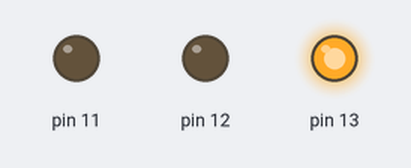
The sketch below on a simulated Arduino Uno, built with avr-gcc and run on an emulated ATmega328P. Shown: output pins drawn as LEDs (lit = HIGH).

Above: at 1.0 s.
At 4.0 s:
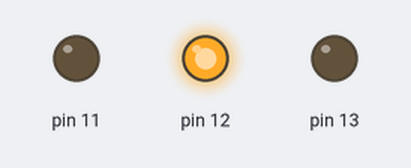
Timing chart, 0 to 7.8 s (numbered marks = the images above):
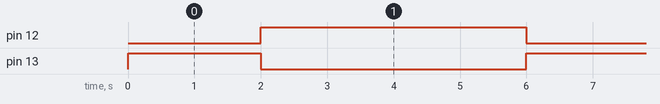

The sketch:

Signal.ino
```cpp
void setup() {
  // initialize digital pin LED_BUILTIN as an output.
  pinMode(13, OUTPUT);
  pinMode(12, OUTPUT);
  pinMode(11, OUTPUT);
}

// the loop function runs over and over again forever
void loop() {
  //Green Signal
  digitalWrite(11, LOW);
  digitalWrite(13, HIGH);
  delay(2000);
  //Red Signal
  digitalWrite(12, HIGH);
  digitalWrite(13, LOW);
  delay(4000);
  //Green Signal again
  digitalWrite(13, HIGH);
  digitalWrite(12, LOW);
}
```

Measured:
- by itself, pin 12: alternates HIGH for 4.0 s and LOW for 2.0 s
- by itself, pin 13: alternates HIGH for 2.0 s and LOW for 4.0 s
